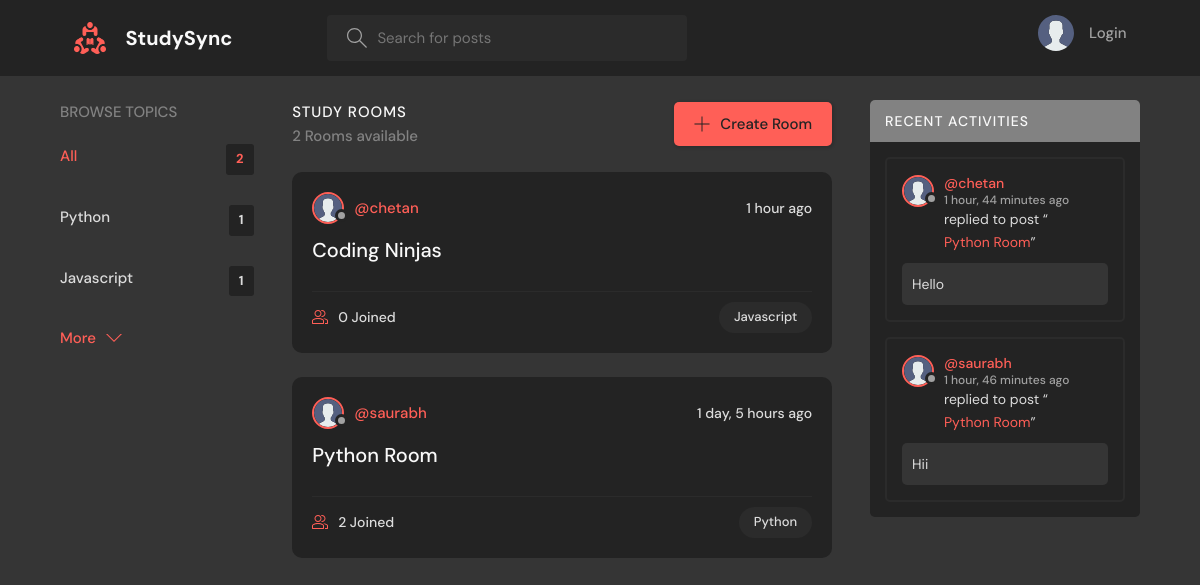
The page / on the database its author committed.
### base/models.py (models this page shows, shortened)
class Topic(models.Model):
    name = models.CharField(max_length=200)

class Room(models.Model):
    host = models.ForeignKey(User, on_delete=models.SET_NULL, null=True)
    topic = models.ForeignKey(Topic, on_delete=models.SET_NULL, null=True)
    name = models.CharField(max_length=200)
    description = models.TextField(null=True, blank=True)
    participants = models.ManyToManyField(
        User, related_name='participants', blank=True)
    updated = models.DateTimeField(auto_now=True)
    created = models.DateTimeField(auto_now_add=True)
    class Meta:
        ordering = ['-updated', '-created']
    def __str__(self):
        return self.name

class User(AbstractUser):
    name = models.CharField(max_length=200, null=True)
    email = models.EmailField(unique=True, null=True)
    bio = models.TextField(null=True)
    avatar = models.ImageField(null=True, default="avatar.svg")
    USERNAME_FIELD = 'email'
    REQUIRED_FIELDS = []

class Message(models.Model):
    user = models.ForeignKey(User, on_delete=models.CASCADE)
    room = models.ForeignKey(Room, on_delete=models.CASCADE)
    body = models.TextField()
    updated = models.DateTimeField(auto_now=True)
    created = models.DateTimeField(auto_now_add=True)
    class Meta:
        ordering = ['-updated', '-created']

### base/views.py (the view)
# urls.py: path('', views.home, name="home"),
def home(request):
    q = request.GET.get('q') if request.GET.get('q') != None else ''
    rooms = Room.objects.filter(
        Q(topic__name__icontains=q) |
        Q(name__icontains=q) |
        Q(description__icontains=q)
    )
    topics = Topic.objects.all()[0:5]
    room_count = rooms.count()
    room_messages = Message.objects.filter(
        Q(room__topic__name__icontains=q))[0:3]
    context = {'rooms': rooms, 'topics': topics,
               'room_count': room_count, 'room_messages': room_messages}
    return render(request, 'base/home.html', context)

### base/templates/base/home.html (shortened to what this page needs)
{% extends 'main.html' %}
{% block content %}
<main class="layout layout--3">
  <div class="container">
    {% include 'base/topics_component.html' %}
    <div class="roomList">
      <div class="roomList__header">
        <div>
          <h2>Study Rooms</h2>
          <p>{{room_count}} Rooms available</p>
        </div>
        <a class="btn btn--main" href="{% url 'create-room' %}">
          <svg version="1.1" xmlns="http://www.w3.org/2000/svg" width="32" height="32" viewBox="0 0 32 32">
            <title>add</title>
            <path
              d="M16.943 0.943h-1.885v14.115h-14.115v1.885h14.115v14.115h1.885v-14.115h14.115v-1.885h-14.115v-14.115z">
            </path>
          </svg>
          Create Room
        </a>
      </div>
      {% include 'base/feed_component.html' %}
    </div>
    {% include 'base/activity_component.html' %}
  </div>
</main>
{% endblock %}

### base/templates/base/topics_component.html
<div class="topics">
    <div class="topics__header">
        <h2>Browse Topics</h2>
    </div>
    <ul class="topics__list">
        <li>
            <a href="{% url 'home' %}" class="active">All <span>{{topics.count}}</span></a>
        </li>
        {% for topic in topics %}
        <li>
            <a href="{% url 'home' %}?q={{topic.name}}">{{topic.name}}<span>{{topic.room_set.all.count}}</span></a>
        </li>
        {% endfor %}
    </ul>
    <a class="btn btn--link" href="{% url 'topics' %}">
        More
        <svg version="1.1" xmlns="http://www.w3.org/2000/svg" width="32" height="32" viewBox="0 0 32 32">
            <title>chevron-down</title>
            <path d="M16 21l-13-13h-3l16 16 16-16h-3l-13 13z"></path>
        </svg>
    </a>
</div>

### base/templates/base/feed_component.html (shortened to what this page needs)
{% for room in rooms %}
<div class="roomListRoom">
    <div class="roomListRoom__header">
        <a href="{% url 'user-profile' room.host.id %}" class="roomListRoom__author">
            <div class="avatar avatar--small">
                <img src="{{room.host.avatar.url}}" />
            </div>
            <span>@{{room.host.username}}</span>
        </a>
        <div class="roomListRoom__actions">
            <span>{{room.created|timesince}} ago</span>
        </div>
    </div>
    <div class="roomListRoom__content">
        <a href="{% url 'room' room.id %}">{{room.name}}</a>
    </div>
    <div class="roomListRoom__meta">
        <a href="{% url 'room' room.id %}" class="roomListRoom__joined">
            {{room.participants.all.count}} Joined
        </a>
        <p class="roomListRoom__topic">{{room.topic.name}}</p>
    </div>
</div>
{% endfor %}

### base/templates/base/activity_component.html (shortened to what this page needs)
<div class="activities">
    <div class="activities__header">
        <h2>Recent Activities</h2>
    </div>
    {% for message in room_messages %}
    <div class="activities__box">
        <div class="activities__boxHeader roomListRoom__header">
            <a href="{% url 'user-profile' message.user.id %}" class="roomListRoom__author">
                <div class="avatar avatar--small">
                    <img src="{{message.user.avatar.url}}" />
                </div>
                <p>
                    @{{message.user.username}}
                    <span>{{message.created|timesince}} ago</span>
                </p>
            </a>
        </div>
        <div class="activities__boxContent">
            <p>replied to post “<a href="{% url 'room' message.room.id %}">{{message.room}}</a>”</p>
            <div class="activities__boxRoomContent">{{message.body}}</div>
        </div>
    </div>
    {% endfor %}
</div>

### rows shown on the page
Topic: name "Python", room_set.all.count "1"
Topic: name "Javascript", room_set.all.count "1"
Room: host.avatar (placeholder picture), host.username "chetan", created "1 hour", name "Coding Ninjas", participants.all.count "0", topic.name "Javascript"
Room: host.avatar (placeholder picture), host.username "saurabh", created "1 day, 5 hours", name "Python Room", participants.all.count "2", topic.name "Python"
Message: user.avatar (placeholder picture), user.username "chetan", created "1 hour, 44 minutes", room "Python Room", body "Hello"
Message: user.avatar (placeholder picture), user.username "saurabh", created "1 hour, 46 minutes", room "Python Room", body "Hii"

### other values the page prints
{{ topics.count }} "2"
{{ room_count }} "2"
